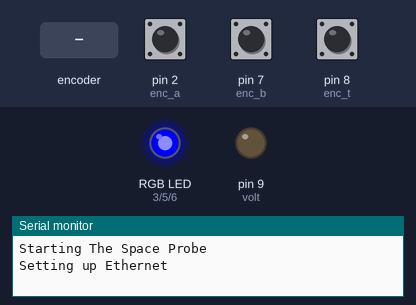
This sketch was run on a simulated Arduino Uno, built with avr-gcc and run on an emulated ATmega328P. On the bench: an RGB LED mixed from three pins (HIGH = lit), output pins drawn as LEDs (lit = HIGH), the last lines printed to the serial monitor. The test bench sets the inputs (shaded band); at power-on: pin 8 (enc_t) HIGH, pin 2 (enc_a) HIGH, pin 7 (enc_b) HIGH. Dim RGB values are drawn brighter than linear; WiFi joins after 1.5 s; servers stay silent unless stated; no MQTT or app messages arrive unless stated.

Above: at 1.2 s.
1.3 s: pin 8 (enc_t) pulled LOW for 1 s
At 3.8 s:
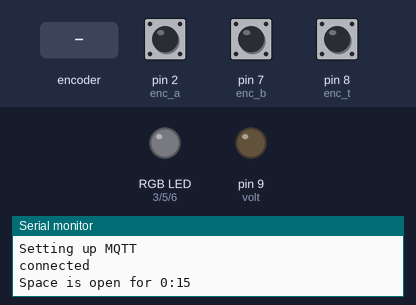
4.3 s: rotary encoder on pin 2 (enc_a) / pin 7 (enc_b) turned 2 steps (second pin leading)
At 4.43 s:
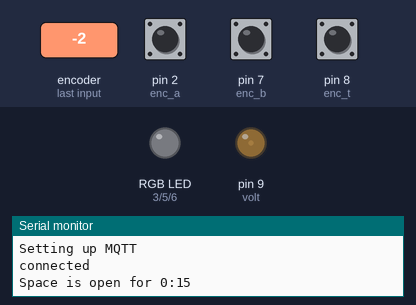
6.2 s: pin 8 (enc_t) pulled LOW for 0.15 s
At 6.43 s:
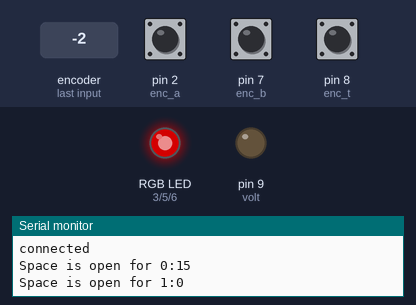
9.2 s: pin 8 (enc_t) pulled LOW for 3.2 s
At 14.5 s:
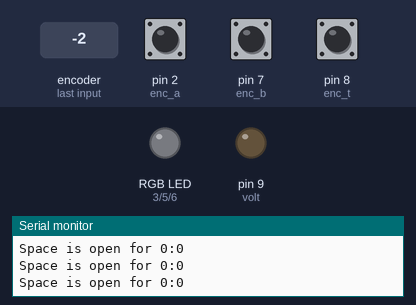
Timing chart, 0 to 14.9 s (numbered marks = the images above; inputs shaded):
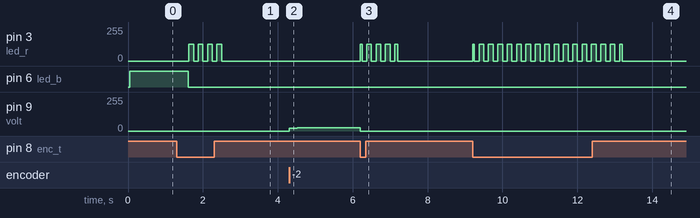

The sketch:

spaceprobe.ino
```cpp
#include <SPI.h>
#include <Ethernet.h>
#include <PubSubClient.h>
#include <math.h>

byte mac[]    = {  0xDE, 0xED, 0xBA, 0xFE, 0xFE, 0xE3 };
IPAddress server(10, 0, 100, 10);
EthernetClient ethClient;
PubSubClient client(ethClient);

const unsigned char led_r = 3;
const unsigned char led_g = 5;
const unsigned char led_b = 6;

const unsigned char enc_a = 2;
const unsigned char enc_b = 7;
const unsigned char enc_t = 8;

#define READ_ENC (PIND & 0b10000100)
const unsigned char enc_state_0 = 0b10000000;
const unsigned char enc_state_1 = 0b10000100;
const unsigned char enc_state_2 = 0b00000100;
const unsigned char enc_state_3 = 0b00000000;

unsigned char last_enc = enc_state_0;
unsigned char enc_count = 0;


const unsigned char volt = 9;
const unsigned char speak= 14;

struct led_colour {
  unsigned char r;
  unsigned char g;
  unsigned char b;
} led_colour;

struct led_blink {
  struct led_colour colour;
  float frequency;
  unsigned long duration;
} led_blink;

struct buzz {
  unsigned int frequency;
  unsigned long duration;
};

struct volts {
  unsigned char pwm;
};

void callback(char* topic, byte* payload, unsigned int length) {
  if(strcmp(topic,"spaceprobe/led/rgb")==0 && length == sizeof(led_colour)) {
    memcpy(&led_colour,payload,sizeof(led_colour));
  }

  if(strcmp(topic,"spaceprobe/led/rgb/fd")==0 && length == sizeof(led_blink)) {
    memcpy(&led_blink,payload,sizeof(led_blink));
    if(led_blink.duration < 5000) {
      led_blink.duration += millis();
    }
  }

  if(strcmp(topic,"spaceprobe/tone")==0 && length == sizeof(buzz)) {
    struct buzz buzz;
    memcpy(&buzz,payload,sizeof(buzz));
    if(buzz.duration < 5000) {
      tone(speak,buzz.frequency,buzz.duration);
    }
  }

  if(strcmp(topic,"spaceprobe/volts")==0 && length == sizeof(volts) ) {
    struct volts volts;
    memcpy(&volts,payload,sizeof(volts));
    analogWrite(volt,volts.pwm);
  }
}


void reconnect() {
  Serial.println("Setting up Ethernet");
  if(!Ethernet.begin(mac))
  {
    Serial.println("No network available yet");
    return;
  }

  Serial.print("Have IP: ");
  Serial.println(Ethernet.localIP());
  Serial.println("Setting up MQTT");
  client.setServer(server, 1883);
  client.setCallback(callback);

  if (client.connect("SpaceProbe")) {
    Serial.println("connected");
    client.subscribe("spaceprobe/#");
    client.subscribe("space/status/+");
  } else {
    Serial.print("failed, rc=");
    Serial.print(client.state());
    Serial.println(" trying again later");
  }
}


void setup()
{
  delay(50);
  Serial.begin(57600);
  Serial.println("Starting The Space Probe");
  //reconnect();

  memset(&led_blink,0,sizeof(led_blink));

  pinMode(led_r,OUTPUT);
  pinMode(led_g,OUTPUT);
  pinMode(led_b,OUTPUT);

  pinMode(enc_a,INPUT_PULLUP);
  pinMode(enc_b,INPUT_PULLUP);
  pinMode(enc_t,INPUT_PULLUP);

  analogWrite(led_b,255);
}

void loop()
{
  if (!client.connected() || !client.loop()) {
    reconnect();
  }

  if( led_blink.duration > millis() ) {
    if( millis() % (int)(led_blink.frequency *1000) >= led_blink.frequency * 500 ) {
      analogWrite(led_r,led_blink.colour.r);
      analogWrite(led_g,led_blink.colour.g);
      analogWrite(led_b,led_blink.colour.b);
    } else {
      analogWrite(led_r,0);
      analogWrite(led_g,0);
      analogWrite(led_b,0);
    }
  } else {
    analogWrite(led_r,led_colour.r);
    analogWrite(led_g,led_colour.g);
    analogWrite(led_b,led_colour.b);
  }

  unsigned char enc_now = READ_ENC;
  char enc_delta = 0;
  if(
    (last_enc == enc_state_0 && enc_now == enc_state_1) ||
    (last_enc == enc_state_1 && enc_now == enc_state_2) ||
    (last_enc == enc_state_2 && enc_now == enc_state_3) ||
    (last_enc == enc_state_3 && enc_now == enc_state_0)
  ) {
    enc_delta = 1;
  } else if (
    (last_enc == enc_state_0 && enc_now == enc_state_3) ||
    (last_enc == enc_state_1 && enc_now == enc_state_0) ||
    (last_enc == enc_state_2 && enc_now == enc_state_1) ||
    (last_enc == enc_state_3 && enc_now == enc_state_2)
  ) {
    enc_delta = -1;
  }

  if( enc_delta ) {
    last_enc = enc_now;

    // the response curve on the panel meter roughly follows these magic
    // numbers to turn 0..85 encoder steps into 0..10 readings (with clipping)
    enc_count = constrain(int16_t(enc_count)+enc_delta,0,85);
    float qube = .030*(enc_count*enc_count) + .351*enc_count + 20;

    unsigned char volt_out = enc_count!=0 ? constrain(qube,0,255) : 0;
    analogWrite(volt,volt_out);
  }

  static uint32_t publish_debounce = 0;
  if( digitalRead(enc_t)==LOW && publish_debounce < millis() ) {

    // this turns the enc_count into 15 minute increments per detent
    float duration = round( enc_count * 0.5024)/4.0;
    Serial.print("Space is open for ");
    Serial.print(int(duration));
    Serial.print(":");
    Serial.println(int(duration*60.0)%60);

    client.publish("spaceprobe/duration",(void*)&duration,sizeof(duration));

    led_blink.duration = millis() + 1000;
    led_blink.frequency = .25;
    led_blink.colour.r = 127;
    led_blink.colour.g = 0;
    led_blink.colour.b = 0;

    publish_debounce = millis() + 1000;
    enc_count = 0;
    analogWrite(volt,0);
  }
}
```

Measured:
- after the input at 1.3 s, pin 3 (led_r): alternates 127/255 for 0.12 s and 0/255 for 0.12 s, 8 changes in all, then stays 0/255, starting after 0.33 s; pin 9 (volt): stays 0/255 (without the input it goes to 20/255 after 0.30 s)
- after the input at 4.3 s, pin 9 (volt): 0/255 → 21/255 at once, → 24/255 0.20 s later
- after the input at 6.2 s, pin 3 (led_r): goes 127/255 0.05 s, 3 × (0/255 0.12 s, 127/255 0.13 s), 0/255 0.13 s, 127/255 0.07 s, then 0/255, starting at once; pin 9 (volt): 24/255 → 0/255 at once
- after the input at 9.2 s, pin 3 (led_r): goes 127/255 0.05 s, 15 × (0/255 0.12 s, 127/255 0.12 s), 0/255 0.13 s, 127/255 0.08 s, then 0/255, starting at once
